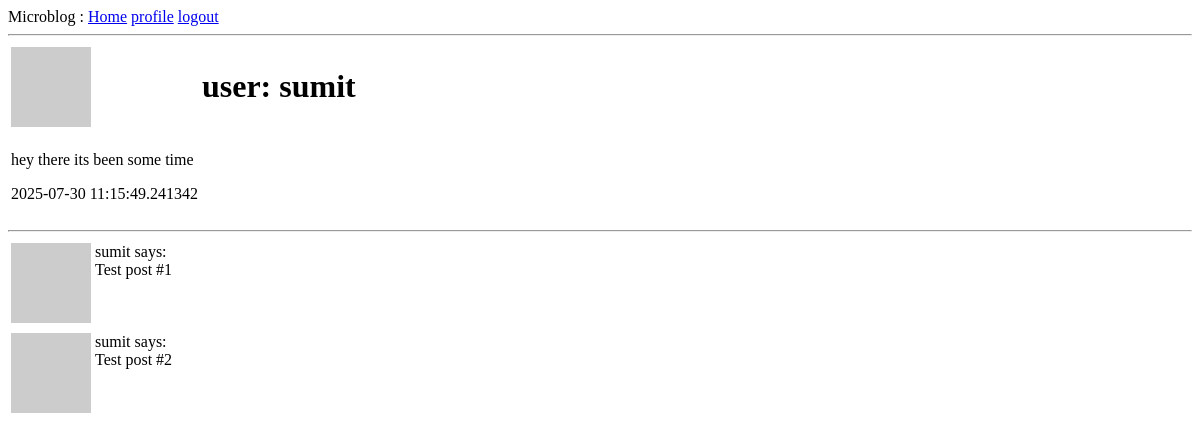
/user/sumit (signed in), run on an earlier commit of the app's database.
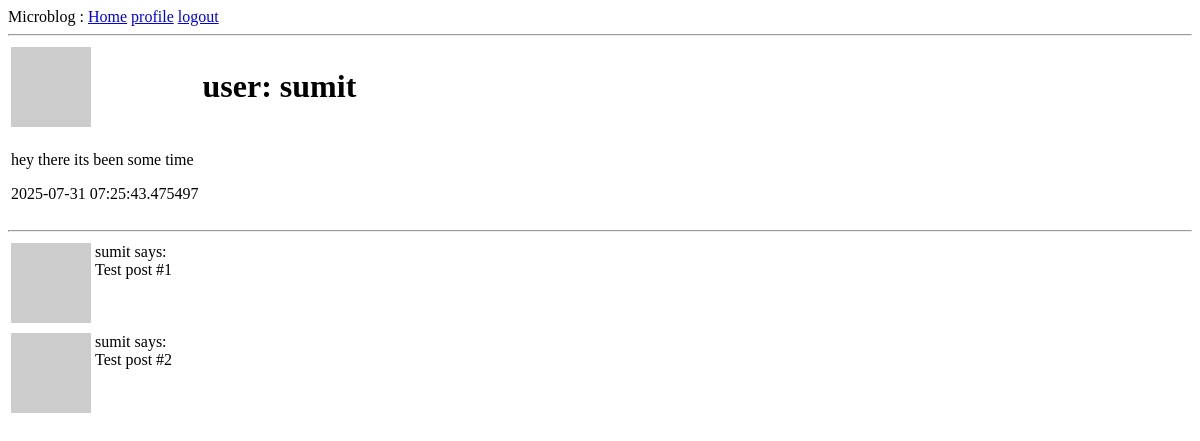
And on a later commit of the database.
### app/models.py (models this page shows, shortened)
class User (UserMixin,db.Model):
    id: so.Mapped[int]=so.mapped_column(primary_key=True)
    username:so.Mapped[str]=so.mapped_column(sa.String(126),index=True,unique=True)
    email:so.Mapped[str]=so.mapped_column(sa.String(126),index=True,unique=True)
    password_hash:so.Mapped[Optional[str]]=so.mapped_column(sa.String(126))
    posts: so.WriteOnlyMapped['Post']=so.relationship(back_populates="author")
    about_me: so.Mapped[Optional[str]]=so.mapped_column(sa.String(146))
    last_seen:so.Mapped[Optional[datetime]]=so.mapped_column(default=lambda: datetime.now(timezone.utc))
    followers: so.WriteOnlyMapped['User'] = so.relationship(
        secondary=followers_table,
        primaryjoin=(followers_table.c.followed_id == id),
        secondaryjoin=(followers_table.c.follower_id == id),
        back_populates='following',
        lazy='dynamic'
    )
    following: so.WriteOnlyMapped['User'] = so.relationship(
        secondary=followers_table,
        primaryjoin=(followers_table.c.follower_id == id),
        secondaryjoin=(followers_table.c.followed_id == id),
        back_populates='followers',
        lazy='dynamic'
    )
    def avatar (self,size):
        digest = md5(self.email.lower().encode('utf-8')).hexdigest()
        return f'https://www.gravatar.com/avatar/{digest}?d=identicon&s={size}'

### app/routes.py (the view)
@app.route('/user/<username>')
@login_required
def user(username):
    user = db.first_or_404(sa.select(User).where(User.username == username))
    posts = [
        {'author': user, 'body': 'Test post #1'},
        {'author': user, 'body': 'Test post #2'}
    ]
    return render_template('user.html', user=user, posts=posts)

### app/models.py (called while the page is built)
@login.user_loader
def load_user(id):
    return db.session.get(User,int(id))

### app/routes.py (called while the page is built)
@app.before_request
def befor_request():
    if current_user.is_authenticated:
        current_user.last_seen=datetime.now(timezone.utc)
        db.session.commit()

### app/templates/user.html (shortened to what this page needs)
{% extends "base.html" %}
{% block content %}
<table>
      <tr valign="top">
            <td> <img src="{{ user.avatar(128) }}" alt=""></td>
            <td> <h1>user: {{ user.username }}</h1></td>
      </tr>
      <td>
            {% if user.about_me %}<p>{{ user.about_me }}</p> {% endif %}
            {% if user.last_seen %}<p>{{ user.last_seen }}</p>{% endif %}
      </td>
</table>
<hr>
{% for post in posts %}
    {% include '_post.html' %}
 {% endfor %}
 {% endblock %}

### app/templates/_post.html
<table>
        <tr valign="top">
            <td><img src="{{ post.author.avatar(36) }}"></td>
            <td>{{ post.author.username }} says:<br>{{ post.body }}</td>
        </tr>
    </table>

What changed in the data, as far as the page shows it:
changed User "sumit": last_seen "2025-07-30 11:15:49.241342" → "2025-07-31 07:25:43.475497"
